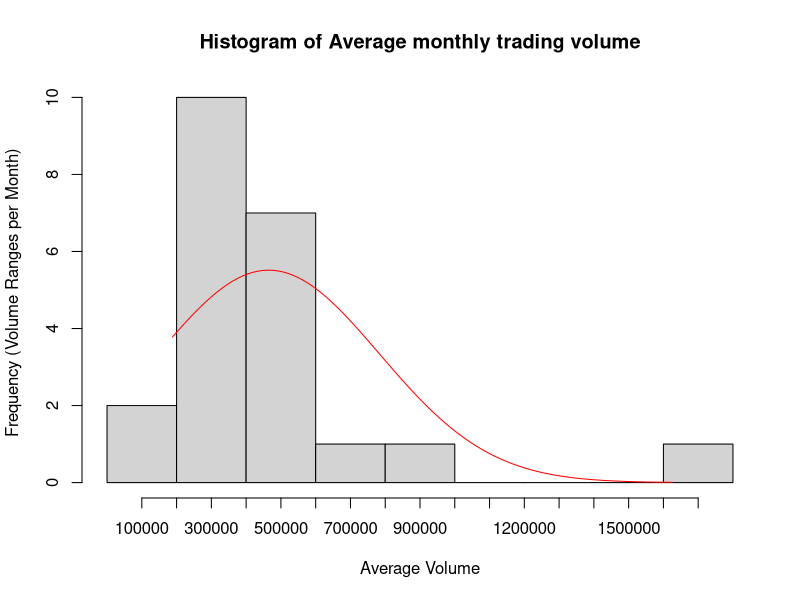

R code for this plot:
library(readr)
data_sheet <-read.csv("GEEQ.csv")

date <- as.Date(data_sheet$Date)
data_sheet$Date <-date


monthly_volume <- aggregate(cbind(monthly_AVG_volume = data_sheet$Volume),
                           list(month = format(data_sheet$Date,"%Y-%m")),
                            FUN = mean
)

histogram <- hist(
  monthly_volume$monthly_AVG_volume,
  xlab = "Average Volume" ,
  ylab = "Frequency (Volume Ranges per Month) ",
  main = "Histogram of Average monthly trading volume",
  breaks = "FD",
  xaxt = "n"
  )

axis(1, at = pretty(monthly_volume$monthly_AVG_volume, n=20))


x <- seq(min(monthly_volume$monthly_AVG_volume),
        max(monthly_volume$monthly_AVG_volume), 
        length = 100)
y <- dnorm(x,
           mean = mean(monthly_volume$monthly_AVG_volume),
           sd = sd(monthly_volume$monthly_AVG_volume)
           )*length(monthly_volume$monthly_AVG_volume)

y <- y * diff(histogram$mids[1:2])
lines(x,y,col = "red")

